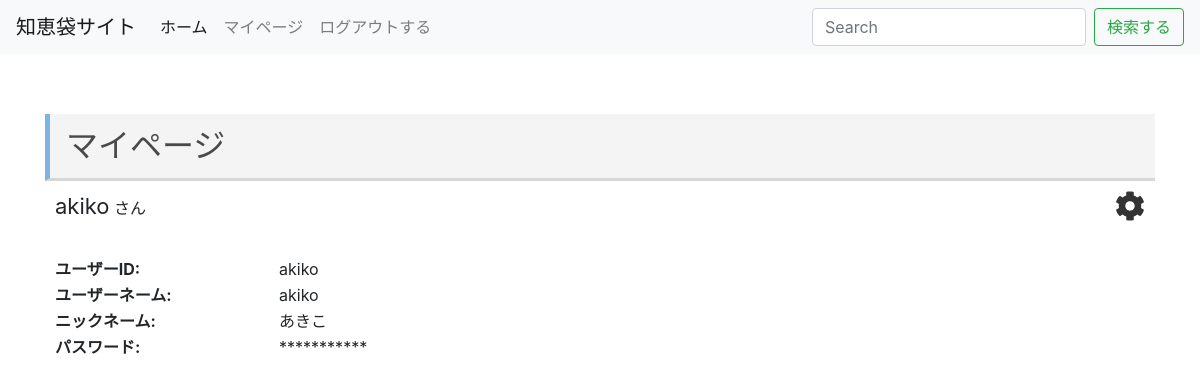
Before: /users/mypage.php (signed in) with the older database file.
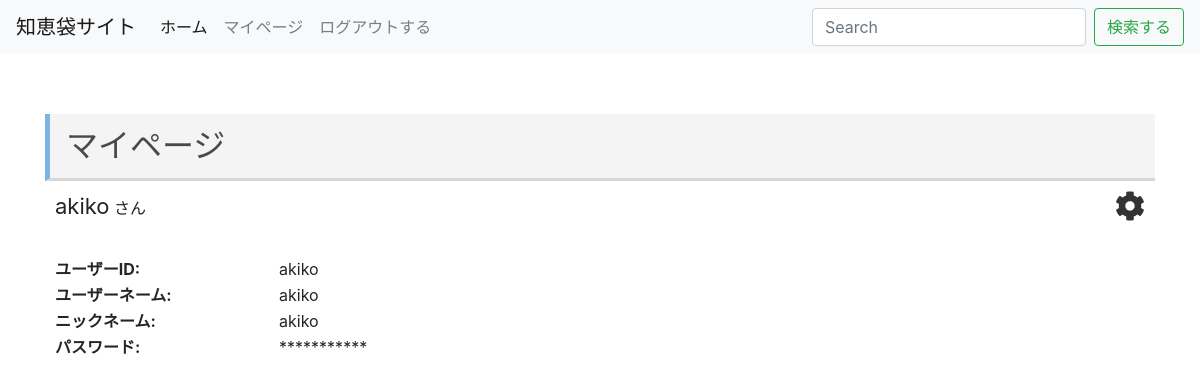
After: the same page with the newer database file.
### tables this page shows
CREATE TABLE users (
    id INT AUTO_INCREMENT PRIMARY KEY,
    username VARCHAR(255),
    password VARCHAR(255),
    nickname VARCHAR(255),
    create_date DATETIME,
    update_date TIMESTAMP DEFAULT CURRENT_TIMESTAMP,
    user_id VARCHAR(255)
);

### users/mypage.php (the view, shortened to what this page needs)
<?php
require('../dbconnect.php');
if (isset($_SESSION['user_id']) && $_SESSION['time'] + 3600 > time()) {
  $users = $db->prepare('SELECT * FROM users WHERE user_id=?');
  $users->execute(array(
    $_SESSION['user_id']
  ));
  $users = $users->fetch();
} else {
  header('Location: ../login.php');
  exit();
}
?>
<!doctype html>
<html lang="ja">
<head>
  <link rel="stylesheet" href="https://stackpath.bootstrapcdn.com/bootstrap/4.1.3/css/bootstrap.min.css">
  <link rel="stylesheet" href="https://use.fontawesome.com/releases/v5.15.4/css/all.css">
  <link rel="stylesheet" href="style.css">
</head>
<header>
  <nav class="navbar navbar-expand-lg navbar-light bg-light">
    <a class="navbar-brand" href="#">知恵袋サイト</a>
    <div class="collapse navbar-collapse" id="navbarSupportedContent">
      <ul class="navbar-nav mr-auto">
        <li class="nav-item active">
          <a class="nav-link" href="../index.php">ホーム<span class="sr-only">(current)</span></a>
        </li>
        <?php if (isset($_SESSION['user_id']) && $_SESSION['time'] + 3600 > time()) : ?>
          <li class="nav-item">
            <a class="nav-link" href="../users/mypage.php">マイページ</a>
          </li>
          <li class="nav-item">
            <a class="nav-link" href="../logout.php">ログアウトする</a>
          </li>
        <?php endif; ?>
      </ul>
      <form class="form-inline my-2 my-lg-0">
        <input class="form-control mr-sm-2" type="search" placeholder="Search" aria-label="Search">
        <button class="btn btn-outline-success my-2 my-sm-0" type="submit">検索する</button>
      </form>
    </div>
  </nav>
</header>
<body>
  <div class="container">
    <h1 class="title">マイページ</h1>
    <div class="mypage__header">
      <p class="mypage__head"><span><?php echo $users['username']; ?></span> さん</p>
      <div class="mypage__edit">
        <a href="edit.php">
          <i class="fas fa-cog"></i>
        </a>
      </div>
    </div>
    <dl class="profile">
      <div>
        <dt>ユーザーID:</dt>
        <dd><?php echo $users['user_id']; ?></dd>
      </div>
      <div>
        <dt>ユーザーネーム:</dt>
        <dd><?php echo $users['username']; ?></dd>
      </div>
      <div>
        <dt>ニックネーム:</dt>
        <dd><?php echo $users['nickname']; ?></dd>
      </div>
      <div>
        <dt>パスワード:</dt>
        <dd>***********</dd>
      </div>
    </dl>
  </div>
</body>
</html>

Changed rows visible on the page:
changed users "akiko": nickname "あきこ" → "akiko"
